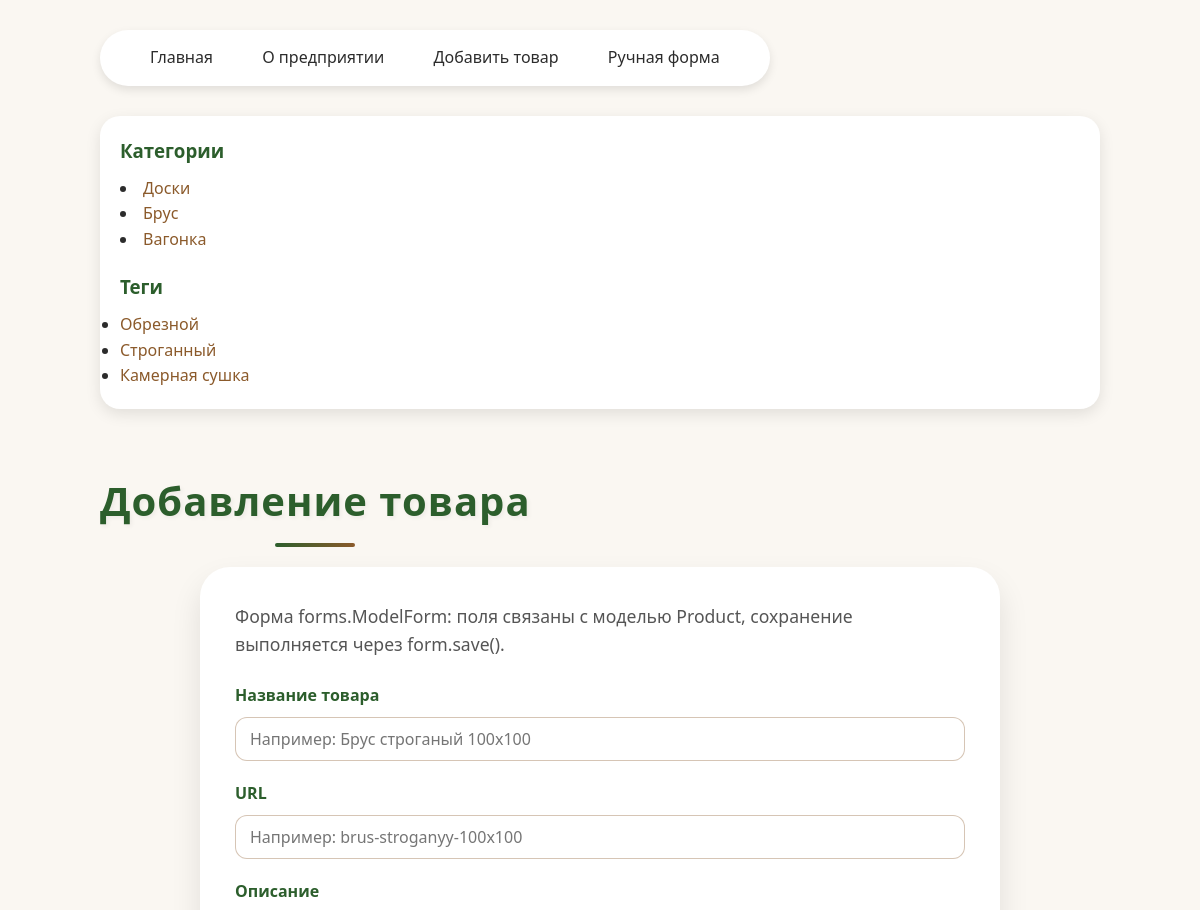
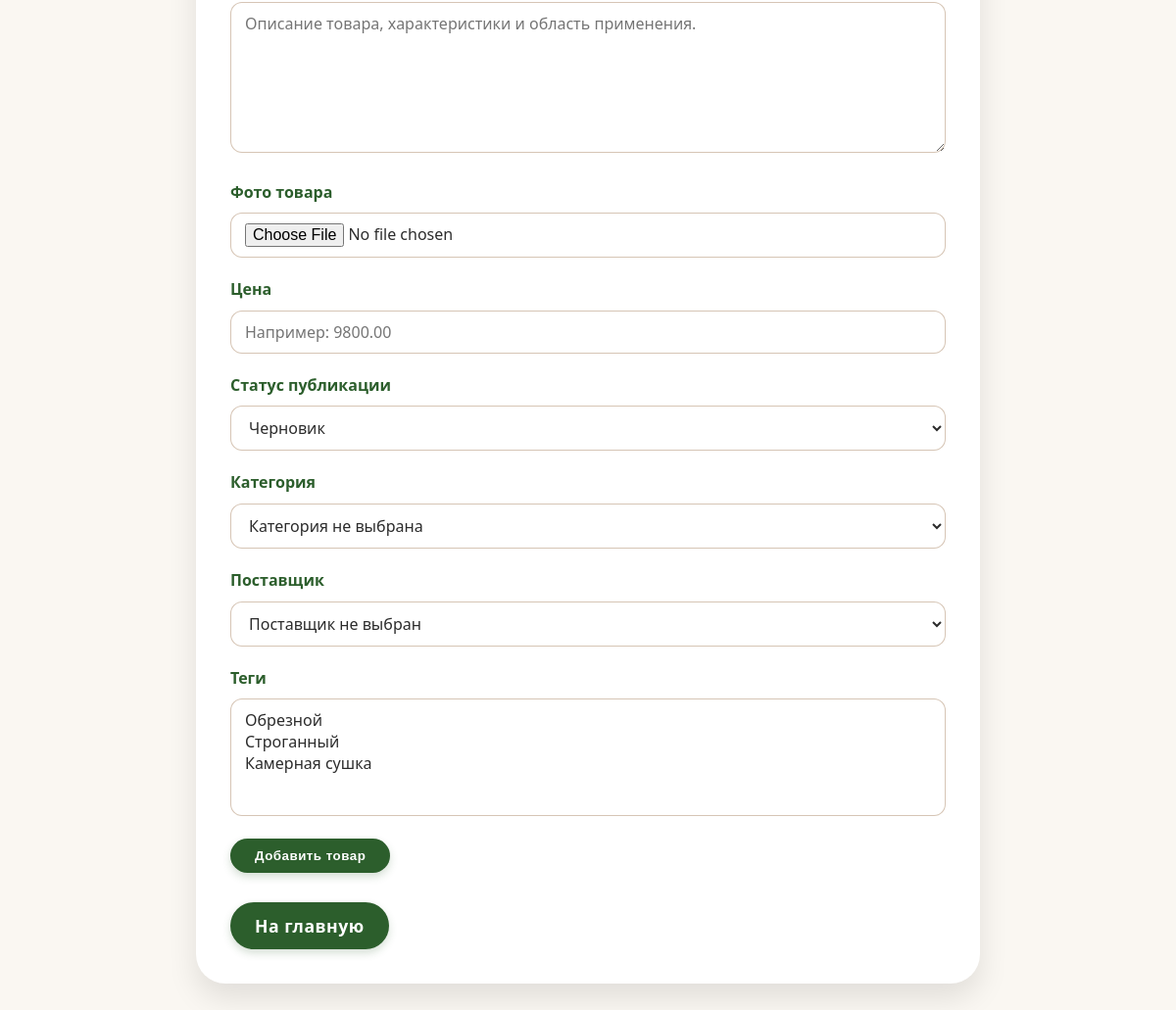
The page /addpage/ on the database its author committed (2 pictures, top to bottom).
### lumber/models.py (models this page shows)
class Category(models.Model):
    name = models.CharField(max_length=100, db_index=True, verbose_name="Категория")
    slug = models.SlugField(max_length=255, unique=True, db_index=True, verbose_name="URL")
    class Meta:
        verbose_name = "Категория"
        verbose_name_plural = "Категории"
    def __str__(self):
        return self.name
    def get_absolute_url(self):
        return reverse("category", kwargs={"cat_slug": self.slug})

class Tag(models.Model):
    name = models.CharField(max_length=100, db_index=True, verbose_name="Тег")
    slug = models.SlugField(max_length=255, unique=True, db_index=True, verbose_name="URL")
    class Meta:
        verbose_name = "Тег"
        verbose_name_plural = "Теги"
    def __str__(self):
        return self.name
    def get_absolute_url(self):
        return reverse("tag", kwargs={"tag_slug": self.slug})

### lumber/views.py (the view)
# urls.py: path("addpage/", views.AddPage.as_view(), name="addpage"),
class AddPage(DataMixin, CreateView):
    form_class = ProductAddForm
    template_name = "lumber/addpage.html"
    success_url = reverse_lazy("home")
    title_page = "Добавление товара"
    def get_context_data(self, **kwargs):
        context = super().get_context_data(**kwargs)
        return self.get_mixin_context(
            context,
            form_description="Форма forms.ModelForm: поля связаны с моделью Product, сохранение выполняется через form.save().",
            button_text="Добавить товар",
        )

### lumber/models.py (called while the page is built)
    def __str__(self):
        return self.name

### lumber/templatetags/lumber_tags.py (called while the page is built)
@register.inclusion_tag('lumber/list_categories.html')
def show_categories():
    cats = Category.objects.all()
    return {"cats": cats}

@register.inclusion_tag('lumber/list_tags.html')
def show_all_tags():
    tags = Tag.objects.all()
    return {"tags": tags}

### lumber/utils.py (called while the page is built)
    def get_mixin_context(self, context, **kwargs):
        context["menu"] = menu
        context["cat_selected"] = None
        context["tag_selected"] = None
        if self.title_page:
            context["title"] = self.title_page
        context.update(kwargs)
        return context

### lumber/templates/lumber/addpage.html (shortened to what this page needs)
{% extends 'base.html' %}
{% block content %}
    <div class="form-card">
        <p class="form-description">{{ form_description }}</p>
        <form method="post" enctype="multipart/form-data" class="site-form">
            {% for field in form %}
                <div class="form-row">
                    <label class="form-label" for="{{ field.id_for_label }}">{{ field.label }}</label>
                    {{ field }}
                </div>
            {% endfor %}
            <button type="submit" class="btn">{{ button_text }}</button>
        </form>
        <div class="back-link">
            <a class="btn" href="{% url 'home' %}">На главную</a>
        </div>
    </div>
{% endblock %}

### lumber/templates/lumber/list_categories.html
{% for cat in cats %}
    <li><a href="{{ cat.get_absolute_url }}">{{ cat.name }}</a></li>
{% endfor %}

### lumber/templates/lumber/list_tags.html
{% if tags %}
    <div class="tags-sidebar">
        <ul class="tags-list">
            {% for t in tags %}
                <li><a href="{{ t.get_absolute_url }}">{{ t.name }}</a></li>
            {% endfor %}
        </ul>
    </div>
{% endif %}

### lumber/static/lumber/css/style.css (style rules this page uses)
:root { --color-bg: #faf7f2; --color-primary: #2c5e2c; --color-primary-light: #3f7b3f; --color-secondary: #8b5a2b; --color-text: #2c2c2c; --color-text-light: #555; --color-card-bg: #ffffff; --color-shadow: rgba(0, 0, 0, 0.1); --color-error: #b00020; --color-success-bg: #e8f5e9; --color-success-text: #1b5e20; --font-main: "Segoe UI", Roboto, Arial, sans-serif; }
* { margin: 0; padding: 0; box-sizing: border-box; }
body { background-color: var(--color-bg); font-family: var(--font-main); color: var(--color-text); line-height: 1.6; padding: 30px 20px; min-height: 100vh; display: flex; flex-direction: column; align-items: center; }
.sidebar a { color: var(--color-secondary); text-decoration: none; }
.btn { display: inline-block; background-color: var(--color-primary); color: white !important; padding: 10px 25px; border-radius: 30px; text-decoration: none; font-weight: 600; letter-spacing: 0.5px; transition: background-color 0.3s, transform 0.2s; border: none; cursor: pointer; box-shadow: 0 4px 8px rgba(44, 94, 44, 0.2); }
.form-card { background: var(--color-card-bg); border-radius: 30px; padding: 35px; box-shadow: 0 15px 30px var(--color-shadow); max-width: 800px; margin: 0 auto; }
.form-description { color: var(--color-text-light); margin-bottom: 25px; font-size: 1.1rem; }
.site-form { margin-top: 20px; }
.form-row { margin-bottom: 20px; }
.form-label { display: block; font-weight: 600; color: var(--color-primary); margin-bottom: 8px; }
.form-input, .site-form input[type="text"], .site-form input[type="number"], .site-form input[type="email"], .site-form input[type="file"], .site-form textarea, .site-form select { width: 100%; max-width: 100%; padding: 10px 14px; border: 1px solid rgba(139, 90, 43, 0.35); border-radius: 12px; background: #fff; color: var(--color-text); font-family: var(--font-main); font-size: 1rem; }
.site-form select[multiple] { min-height: 120px; }
.back-link { margin-top: 30px; font-size: 1.1rem; }

### rows shown on the page
Category: name "Доски"
Category: name "Брус"
Category: name "Вагонка"
Tag: name "Обрезной"
Tag: name "Строганный"
Tag: name "Камерная сушка"

### other values the page prints
{{ item.title }} "Главная" "О предприятии" "Добавить товар" "Ручная форма"
{{ title }} "Добавление товара"
{{ field.label }} "Название товара" "URL" "Описание" "Фото товара" "Цена" "Статус публикации" "Категория" "Поставщик" "Теги"
{{ button_text }} "Добавить товар"
